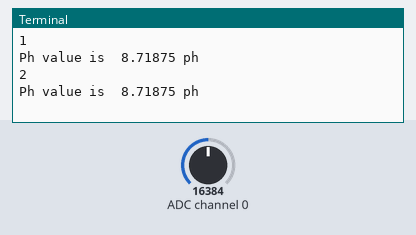
The program below on a simulated Raspberry Pi (BCM pin numbers). On the bench: the last lines printed to the terminal. The test bench sets the inputs (shaded band); at power-on: ADC channel 0 = 16384 (analog values on the 0–32767 scale).

Above: at 1.2 s.
1.3 s: ADC channel 0 set to 22936
At 2.6 s:
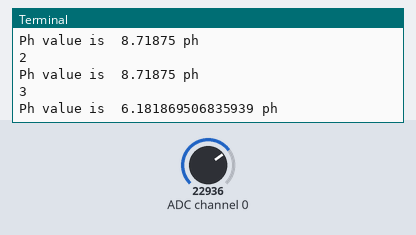
2.8 s: ADC channel 0 set to 28834
At 3.8 s:
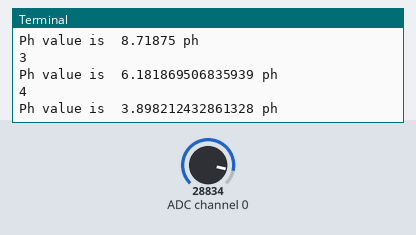
Timing chart, 0 to 5.8 s (numbered marks = the images above; inputs shaded):
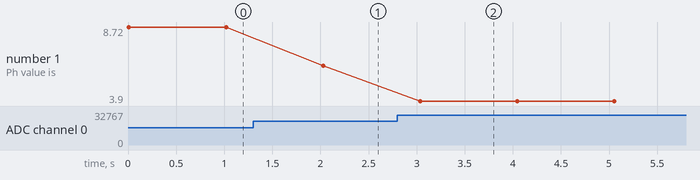

The program:

ph.py
```python
import board
import os
import time
import busio
from time import sleep
import Adafruit_ADS1x15
adc = Adafruit_ADS1x15.ADS1115(address=0x48, busnum=1)
Gain = 1
count = 0
while 1:
    count += 1
    print (count)
    value = [0]
    value[0] = adc.read_adc(0, gain=Gain)
    volt = value[0]* 4.06 / 32768
    Ph  = (-3.125)*volt + 15.0625
    print("Ph value is ",Ph,"ph")
    time.sleep(1)
```

Measured:
- after the input at 1.3 s, the terminal: prints a new line after 0.73 s (image 1)
- after the input at 2.8 s, the terminal: prints a new line after 0.24 s (image 2)
- plotted number 1: 8.72 → 6.18 after the input at 1.3 s, 6.18 → 3.9 after the input at 2.8 s
